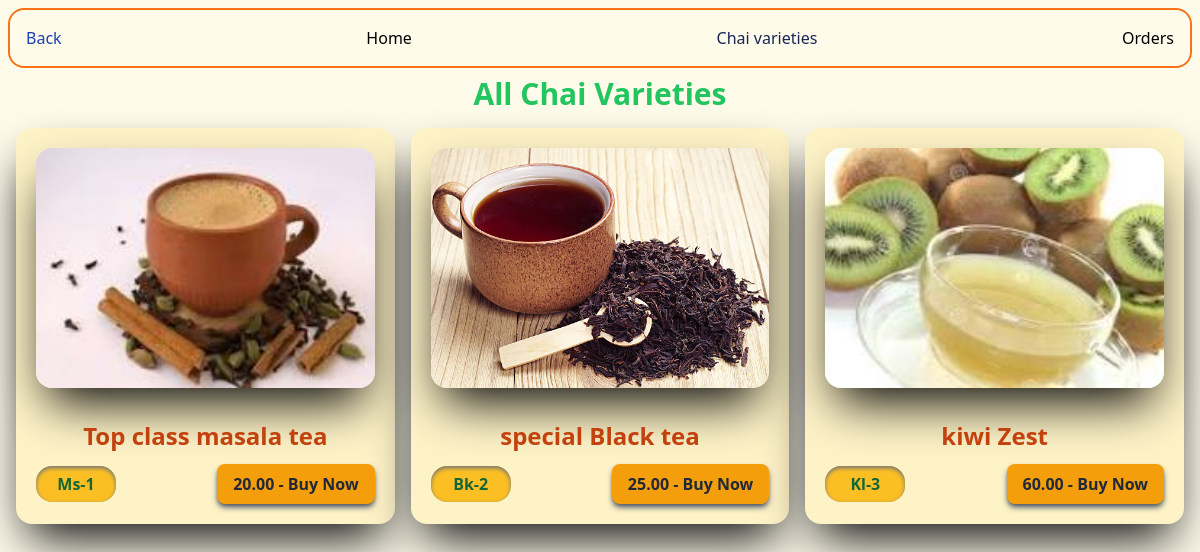
Page /app/ on the earlier database version.
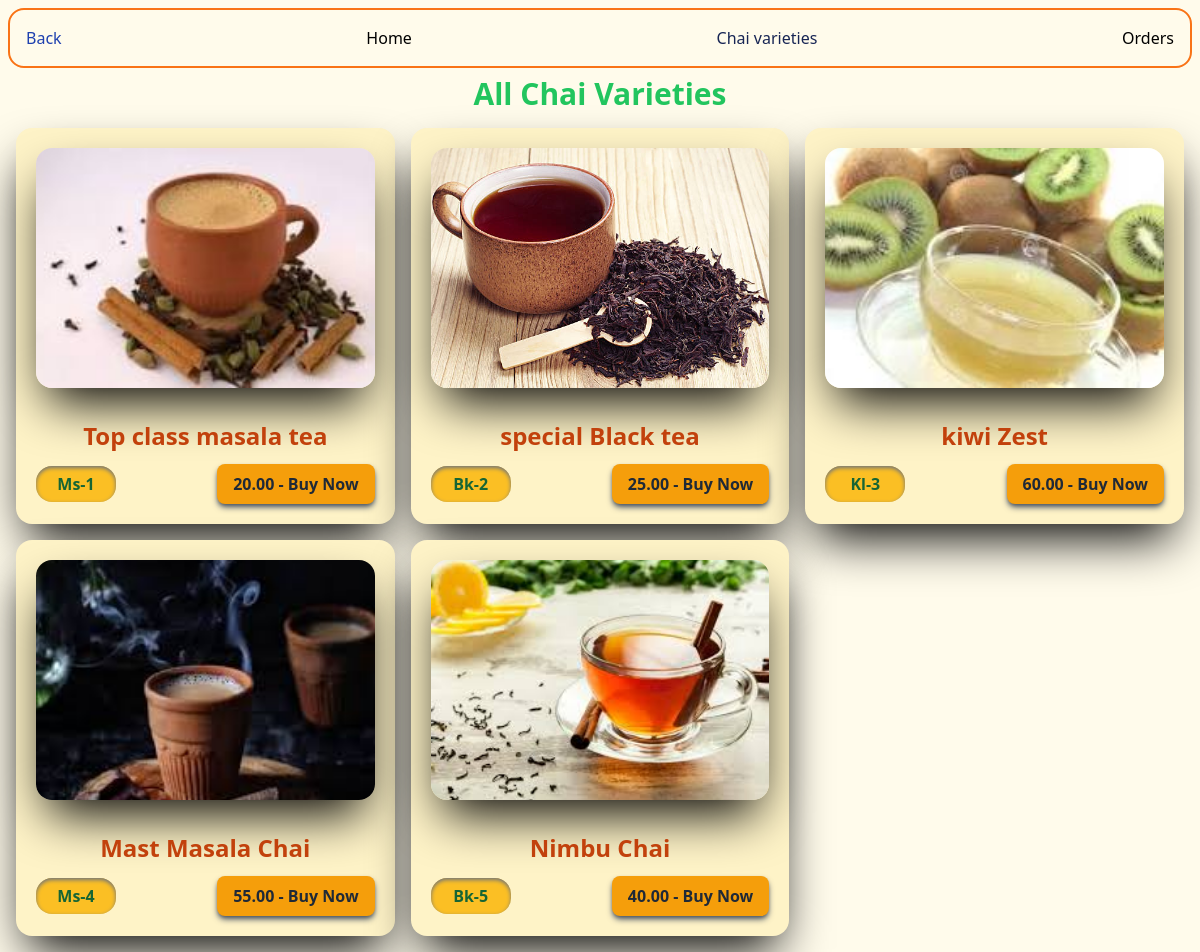
Same page on the later database version.
### app/models.py (models this page shows, shortened)
class ChaiVariety(models.Model):
    CHAI_TYPE_CHOICE = [
        ('Bk', 'Black'),
        ('Gr', 'Ginger'),
        ('Kl', 'Kiwi'),
        ('Ms', 'Masala'),
        ('Pl', 'Plain'),
    ]
    name = models.CharField(max_length=255)
    description = models.TextField(default="empty")
    price = models.DecimalField(max_digits=5, decimal_places=2)
    image = models.ImageField(upload_to='chai_varieties/')
    date_added = models.DateTimeField(default=timezone.now)
    type = models.CharField(max_length=2, choices=CHAI_TYPE_CHOICE)

### app/views.py (the view)
# urls.py: path('', views.all_app,name='all_app'),
def all_app(request):
    chais = ChaiVariety.objects.all()
    return render(request, 'app/all_app.html',{'chais': chais})

### app/templates/app/all_app.html (shortened to what this page needs)
{% extends "all_app_chai_varieties.html" %}
{% block content %}
<h1 class="text-3xl text-green-500 flex items-center justify-center font-bold">All Chai Varieties</h1>
<div class="grid grid-cols-3 gap-4 m-4">
    {% for chai in chais %}
    <div class="bg-amber-100 p-5 rounded-2xl shadow-black shadow-2xl ">
        <img class="w-full h-60 object-cover rounded-2xl shadow-black shadow-2xl" src="{{chai.image.url}}" alt=""{{ chai.name }}"">
        <h2 class="text-2xl mt-8 text-orange-700 font-bold text-center transition-transform transform hover:scale-105">{{chai.name}}</h2>
        <div class="flex justify-between items-center w-full mt-3">
            <a href="{% url "chai_detail" chai.id %}">
                <button type="button" class="bg-amber-400 w-20 p-1.5 rounded-2xl text-green-800 shadow-gray-500 shadow-inner font-bold hover:bg-amber-500 focus:outline-none focus:ring-2 focus:ring-offset-2 focus:ring-orange-500">
                    {{chai.type}}-{{chai.id}}
                </button>
            </a>
            <button class="bg-amber-500 text-gray-800 font-bold py-2 px-4 rounded-lg shadow-md transition-transform transform hover:scale-105 hover:bg-amber-600 focus:outline-none focus:ring-2 focus:ring-blue-300 shadow-gray-600">
                {{chai.price}} - Buy Now
            </button>
        </div>
    </div>
    {% endfor %}
</div>
{% endblock %}

Differences in the rows shown:
added ChaiVariety: image (picture), name "Mast Masala Chai", type "Ms", id "4", price "55.00"
added ChaiVariety: image (picture), name "Nimbu Chai", type "Bk", id "5", price "40.00"
